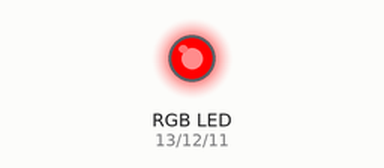
Recording of a sketch running on a simulated Arduino Uno, built with avr-gcc and run on an emulated ATmega328P. On the bench: an RGB LED mixed from three pins (HIGH = lit).

Above: at 0.5 s.
At 1.5 s:
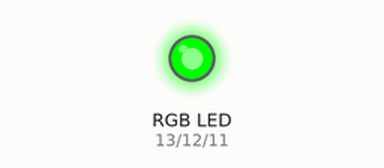
At 5.5 s:
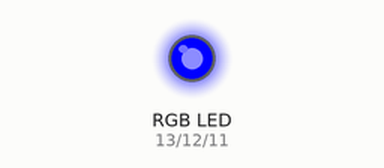
Timing chart, 0 to 6.9 s (numbered marks = the images above):
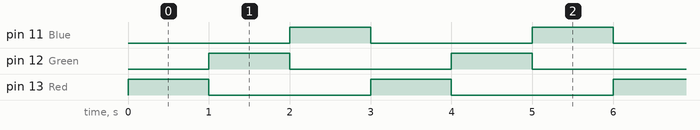

Measured:
- by itself, pin 11 (Blue), pin 12 (Green), pin 13 (Red): alternates HIGH for 1.0 s and LOW for 2.0 s
- by itself, everything shown: repeats every 3.0 s, in 3 steps

The sketch:

rgb.ino
```cpp
void setup() {
    pinMode(11, OUTPUT); // Blue
    pinMode(12, OUTPUT); // Green
    pinMode(13, OUTPUT); // Red
}

void loop() {
    analogWrite(13, 255); // Red on
    analogWrite(12, 0);   // Green off
    analogWrite(11, 0);   // Blue off
    delay(1000);          // Wait for 1 second

    analogWrite(13, 0);   // Red off
    analogWrite(12, 255); // Green on
    analogWrite(11, 0);   // Blue off
    delay(1000);          // Wait for 1 second

    analogWrite(13, 0);   // Red off
    analogWrite(12, 0);   // Green off
    analogWrite(11, 255); // Blue on
    delay(1000);          // Wait for 1 second
}
```
